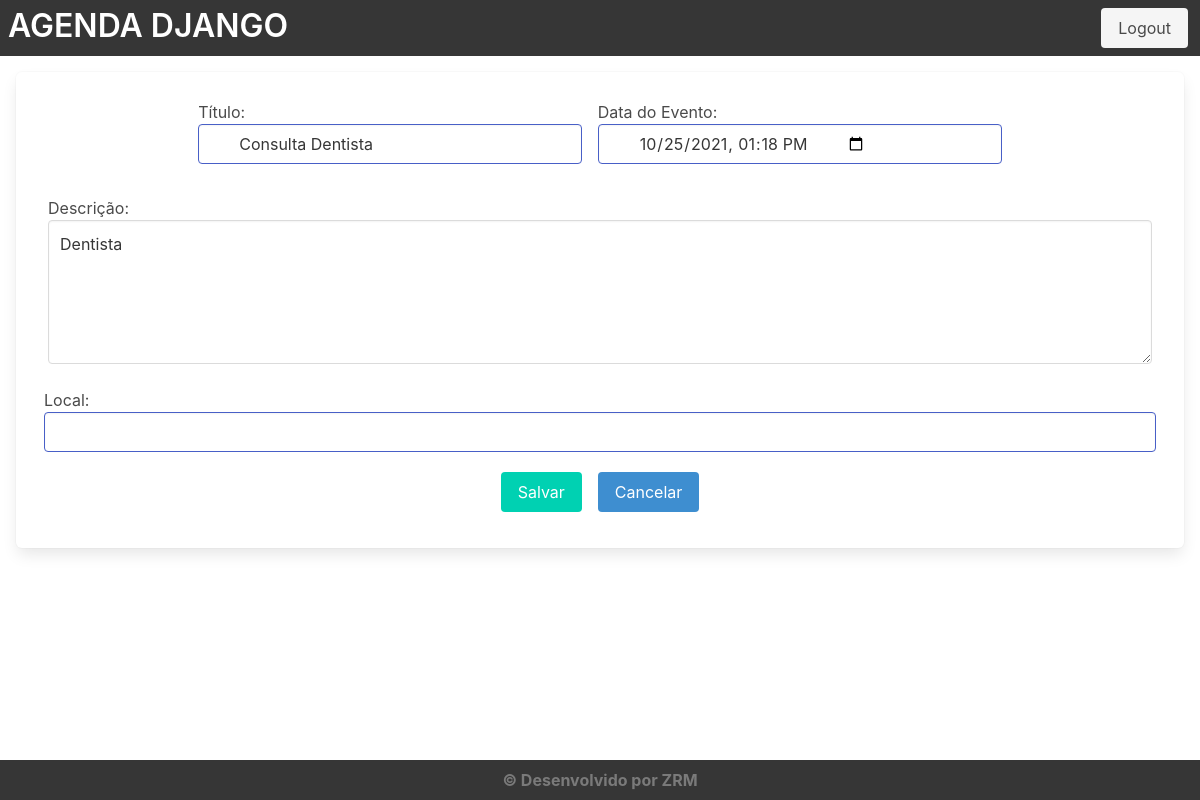
The app's page /agenda/evento/?id=1 (signed in), older data.
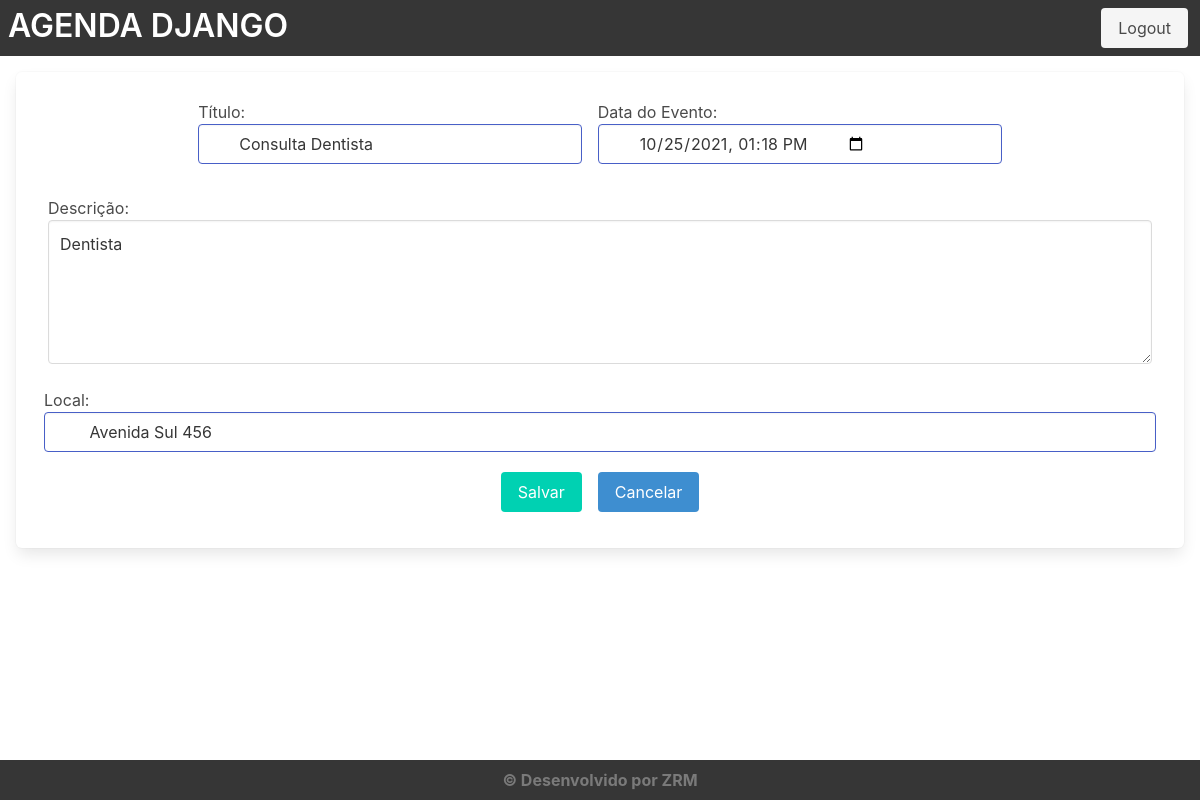
The same page, newer data.
### core/models.py (models this page shows, shortened)
class Evento(models.Model):
    titulo = models.CharField(max_length=100)
    descricao = models.TextField(blank=True, null=True)
    data_evento = models.DateTimeField(verbose_name='Data do Evento')
    data_criacao = models.DateTimeField(auto_now=True)
    local= models.TextField(blank=True, null=True)
    usuario = models.ForeignKey(User, on_delete=models.CASCADE)
    class Meta:
        db_table = 'evento'
    def get_data_input_evento(self):
        return self.data_evento.strftime('%Y-%m-%dT%H:%M')

### core/views.py (the view)
# urls.py: path('agenda/evento/', views.evento),
@login_required(login_url="/login/")
def evento(request):
    id_evento = request.GET.get('id')
    dados = {}
    if(id_evento):
        dados['evento'] = Evento.objects.get(id=id_evento)
    return render(request, 'evento.html', dados)

### templates/evento.html (shortened to what this page needs)
{% extends "model-page.html" %}
{% block content %}
<form action="submit" method="post">
    <div class="box m-4">
        <div class="is-flex is-justify-content-center">
                <div class="field">
                    <p class="control has-icons-left m-2">
                        <label>Título:</label>
                        <input class="input is-link" type="text" name="titulo" size="23" value="{{ evento.titulo }}">
                    </p>
                </div>
                <div class="field">
                    <p class="control has-icons-left m-2">
                        <label>Data do Evento:</label>
                        <input class="input is-link" type="datetime-local" name="data_evento" value="{{ evento.get_data_input_evento }}">
                    </p>
                </div>
            </div>
                <div class="field">
                    <div class="column is-narrow">
                        <label>Descrição:</label>
                        <textarea class="textarea" name="descricao" rows="5" cols="24">{{ evento.descricao }}</textarea>
                    </div>
                </div>
                <div class="field">
                    <p class="control has-icons-left m-2">
                        <label>Local:</label>
                        <input class="input is-link" type="text" name="local"
                               value="{% if evento.local != None %} {{evento.local}} {% endif %}">
                    </p>
                </div>
                <div class="columns is-mobile is-centered m-2">
                    <button class="button is-primary m-2" type="submit">Salvar</button>
                    <a href="/" class="button is-info m-2">Cancelar</a>
                </div>
        </div>
</form>
{% endblock %}

Row changes from the older to the newer data that the page shows:
changed Evento "Consulta Dentista": local (not shown) → "Avenida Sul 456"
